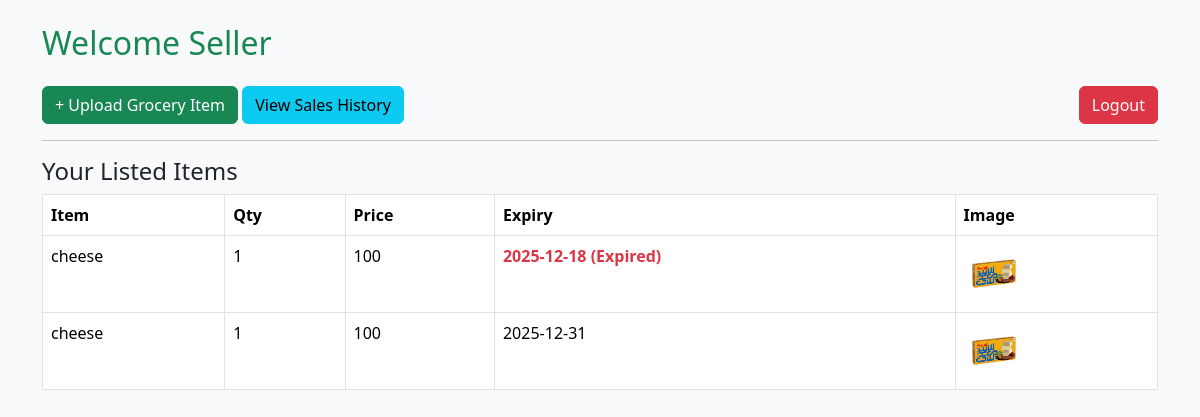
The page /seller-dashboard (signed in) on the database as committed earlier.
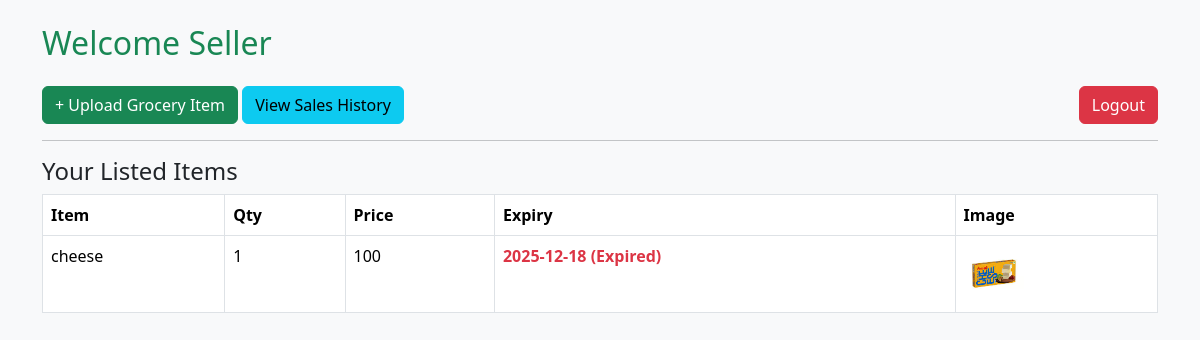
The same page on the database as committed later.
### tables this page shows
CREATE TABLE products(
            id INTEGER PRIMARY KEY AUTOINCREMENT,
            seller_id INTEGER,
            name TEXT,
            qty INTEGER,
            price INTEGER,
            expiry_date TEXT,
            image TEXT,
            status TEXT DEFAULT 'pending'
        );

### app.py (the view)
@app.route('/seller-dashboard')
def seller_page():
    seller_id = session.get('user_id')
    con = connect_db()
    cur = con.cursor()
    cur.execute("SELECT * FROM products WHERE seller_id=?",(seller_id,))  #! why this (seller_id,) = Because SQLite execute() expects parameters in a tuple. (seller_id) is not a tuple, (seller_id,) is a tuple.
    item = cur.fetchall()
    con.close()
    current_date = date.today().isoformat()
    return render_template("seller_dashboard.html",products=item,current_date=current_date)   #! products variable in frontend and in backend item

### database.py (called while the page is built)
def connect_db():
    con = sq.connect("greencart.db")
    con.row_factory = sq.Row               #? read rows like dictionary
    return con

### templates/seller_dashboard.html (shortened to what this page needs)
<!DOCTYPE html>
<html lang="en">
<head>
    <link href="https://cdn.jsdelivr.net/npm/bootstrap@5.3.3/dist/css/bootstrap.min.css" rel="stylesheet">
</head>
<body class="bg-light">
    <div class="container mt-4">
        <h2 class="text-success">Welcome Seller</h2>
        <a href="/upload-product" class="btn btn-success mt-3"> + Upload Grocery Item </a>
        <a href="/seller-orders" class="btn btn-info mt-3"> View Sales History </a>
        <a href="/logout" class="btn btn-danger mt-3 float-end"> Logout </a>
        <hr>
        <h4>Your Listed Items</h4>
        <table class="table table-bordered">
            <thead>
                <tr>
                    <th>Item</th><th>Qty</th><th>Price</th><th>Expiry</th><th>Image</th>
                </tr>
            </thead>
            <tbody>
                {% for item in products %}
                <tr>
                    <td>{{item['name']}}</td>
                    <td>{{item['qty']}}</td>
                    <td>{{item['price']}}</td>
                    <td>
                        {% if item['expiry_date'] < current_date %}
                             <span class="text-danger fw-bold">{{item['expiry_date']}} (Expired)</span>
                        {% else %}
                        {{item['expiry_date']}}
                        {% endif %}
                    </td>
                <td><img src="/static/uploads/{{item['image']}}" width="60"></td>
                </tr>
                {% endfor %}
            </tbody>
        </table>
    </div>
</body>
</html>

Rows that differ between the two databases and show on the page:
removed products: name "cheese", qty "1", price "100", expiry_date "2025-12-31", image (picture)
